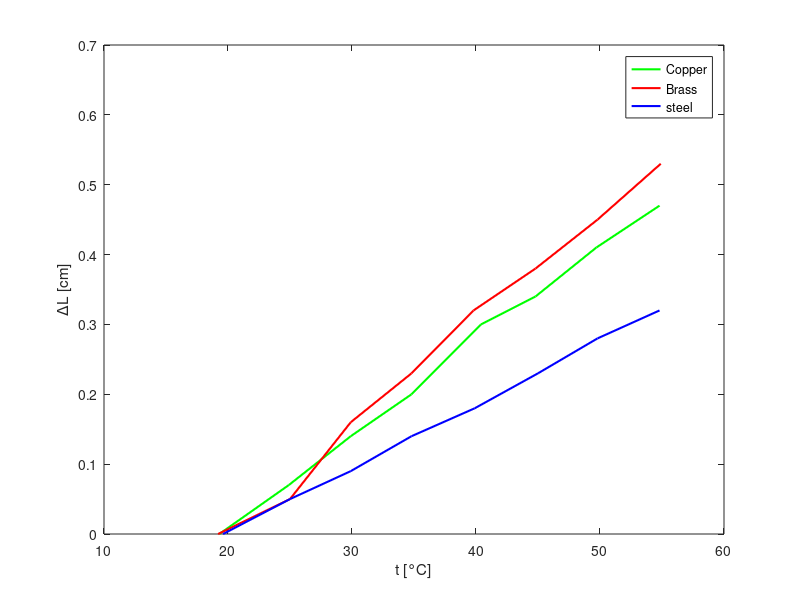

The MATLAB source for this figure:
clearvars;
close all;
clc;

T_copper = [19.3, 24.9, 29.9, 34.8, 40.4, 44.8, 49.7, 54.8];
dL_copper = [0.00, 0.07, 0.14, 0.20, 0.30, 0.34, 0.41, 0.47];

T_brass = [19.2, 25.0, 29.9, 34.8, 39.8, 44.8, 49.8, 54.9];
dL_brass = [0.00, 0.05, 0.16, 0.23, 0.32, 0.38, 0.45, 0.53];

T_steel = [19.6, 25.0, 29.9, 34.8, 39.9, 45.0, 49.8, 54.8];
dL_steel = [0.00, 0.05, 0.09, 0.14, 0.18, 0.23, 0.28, 0.32];

figure;

plot(T_copper, dL_copper, '-g', 'LineWidth', 1.5, 'DisplayName', 'Copper');
hold on;

plot(T_brass, dL_brass, '-r', 'LineWidth', 1.5, 'DisplayName', 'Brass');

plot(T_steel, dL_steel, '-b', 'LineWidth', 1.5, 'DisplayName', 'Steel');

legend(['Copper'], [('Brass')], [('steel')]);
xlabel("t [°C]")
ylabel("ΔL [cm]")